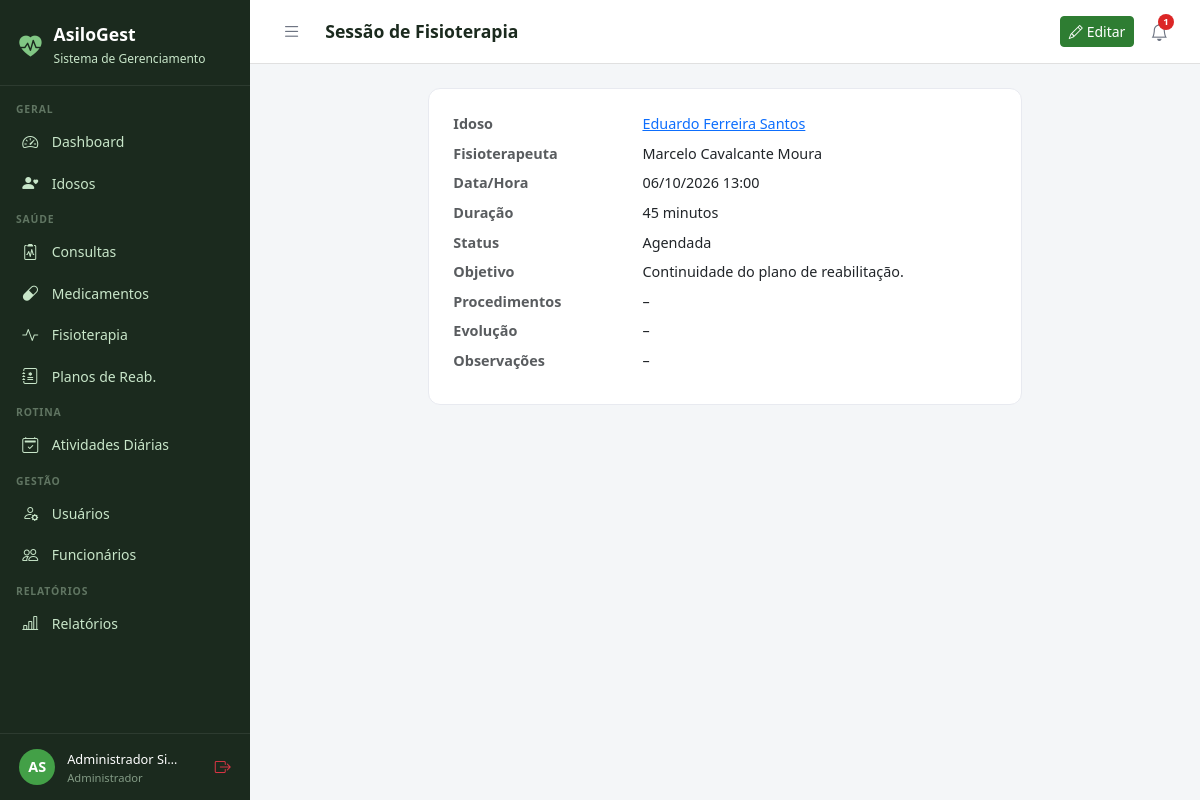
/fisioterapia/42/ (signed in), run on the app's committed database.
### core/models.py (models this page shows, shortened)
class Usuario(AbstractUser):
    PERFIL_CHOICES = [
        ('administrador', 'Administrador'),
        ('medico', 'Médico'),
        ('fisioterapeuta', 'Fisioterapeuta'),
        ('enfermeiro', 'Enfermeiro(a)'),
        ('recepcionista', 'Recepcionista'),
        ('familiar', 'Familiar do Idoso'),
    ]
    perfil = models.CharField(
        max_length=20, choices=PERFIL_CHOICES,
        default='recepcionista', verbose_name='Perfil de Acesso'
    )
    telefone = models.CharField(max_length=15, blank=True, verbose_name='Telefone')
    cpf = models.CharField(max_length=14, unique=True, null=True, blank=True, verbose_name='CPF')
    foto = models.ImageField(upload_to='usuarios/', blank=True, null=True, verbose_name='Foto')
    data_nascimento = models.DateField(null=True, blank=True, verbose_name='Data de Nascimento')
    especialidade = models.CharField(
        max_length=100, blank=True, verbose_name='Especialidade',
        help_text='Preencha para Médico ou Fisioterapeuta'
    )
    data_admissao = models.DateField(null=True, blank=True, verbose_name='Data de Admissão')
    primeiro_acesso = models.BooleanField(
        default=True, verbose_name='Primeiro Acesso',
        help_text='Usuário deve definir senha no primeiro login'
    )
    ativo = models.BooleanField(default=True, verbose_name='Ativo')
    criado_em = models.DateTimeField(auto_now_add=True)
    class Meta:
        verbose_name = 'Usuário'
        verbose_name_plural = 'Usuários'
        ordering = ['first_name', 'last_name']
    @property
    def is_administrador(self):
        return self.perfil == 'administrador' or self.is_superuser
    @property
    def is_fisioterapeuta(self):
        return self.perfil == 'fisioterapeuta'
    @property
    def is_familiar(self):
        return self.perfil == 'familiar'
    @property
    def pode_ver_saude(self):
        return (self.is_administrador or self.is_medico
                or self.is_fisioterapeuta or self.is_enfermeiro)
    @property
    def pode_cadastrar_usuarios(self):
        return self.is_administrador or self.is_recepcionista
    @property
    def pode_administrar(self):
        return self.is_administrador

### fisioterapia/models.py (models this page shows, shortened)
class SessaoFisioterapia(models.Model):
    STATUS_CHOICES = [
        ('agendada', 'Agendada'),
        ('realizada', 'Realizada'),
        ('cancelada', 'Cancelada'),
        ('falta', 'Falta do Idoso'),
    ]
    idoso = models.ForeignKey(
        Idoso, on_delete=models.CASCADE, related_name='sessoes_fisio')
    fisioterapeuta = models.ForeignKey(
        Usuario, on_delete=models.SET_NULL, null=True,
        related_name='sessoes_realizadas',
        limit_choices_to={'perfil': 'fisioterapeuta'})
    data_hora = models.DateTimeField(verbose_name='Data e Hora')
    duracao_minutos = models.IntegerField(default=45, verbose_name='Duração (min)')
    status = models.CharField(max_length=10, choices=STATUS_CHOICES, default='agendada')
    objetivo = models.CharField(max_length=200, blank=True, verbose_name='Objetivo da Sessão')
    procedimentos = models.TextField(blank=True, verbose_name='Procedimentos Realizados')
    evolucao = models.TextField(blank=True, verbose_name='Evolução do Paciente')
    observacoes = models.TextField(blank=True)
    autorizada = models.BooleanField(
        default=False, verbose_name='Autorizada pelo Médico',
        help_text='Sessão só pode ser executada após autorização médica.')
    autorizado_por = models.ForeignKey(
        Usuario, on_delete=models.SET_NULL, null=True, blank=True,
        related_name='sessoes_autorizadas',
        limit_choices_to={'perfil': 'medico'},
        verbose_name='Autorizado por')
    data_autorizacao = models.DateTimeField(
        null=True, blank=True, verbose_name='Data da Autorização')
    criado_em = models.DateTimeField(auto_now_add=True)
    class Meta:
        verbose_name = 'Sessão de Fisioterapia'
        verbose_name_plural = 'Sessões de Fisioterapia'
        ordering = ['-data_hora']

### idosos/models.py (models this page shows, shortened)
class Idoso(models.Model):
    SEXO_CHOICES = [('M', 'Masculino'), ('F', 'Feminino')]
    TIPO_SANGUINEO = [('A+','A+'),('A-','A-'),('B+','B+'),('B-','B-'),('AB+','AB+'),('AB-','AB-'),('O+','O+'),('O-','O-')]
    STATUS_CHOICES = [('ativo','Ativo'),('inativo','Inativo'),('internado','Internado'),('falecido','Falecido')]
    nome = models.CharField(max_length=150, verbose_name='Nome Completo')
    data_nascimento = models.DateField(verbose_name='Data de Nascimento')
    sexo = models.CharField(max_length=1, choices=SEXO_CHOICES)
    cpf = models.CharField(max_length=14, unique=True, null=True, blank=True)
    rg = models.CharField(max_length=20, blank=True)
    tipo_sanguineo = models.CharField(max_length=3, choices=TIPO_SANGUINEO, blank=True)
    foto = models.ImageField(upload_to='idosos/', blank=True, null=True)
    status = models.CharField(max_length=10, choices=STATUS_CHOICES, default='ativo')
    endereco = models.CharField(max_length=200, blank=True)
    cidade = models.CharField(max_length=100, blank=True)
    estado = models.CharField(max_length=2, blank=True)
    cep = models.CharField(max_length=9, blank=True)
    alergias = models.TextField(blank=True, verbose_name='Alergias')
    condicoes_medicas = models.TextField(blank=True, verbose_name='Condições Médicas')
    observacoes = models.TextField(blank=True, verbose_name='Observações Gerais')
    data_entrada = models.DateField(verbose_name='Data de Entrada')
    numero_quarto = models.CharField(max_length=10, blank=True, verbose_name='Quarto')
    criado_em = models.DateTimeField(auto_now_add=True)
    atualizado_em = models.DateTimeField(auto_now=True)
    class Meta:
        verbose_name = 'Idoso'
        verbose_name_plural = 'Idosos'
        ordering = ['nome']

### fisioterapia/views.py (the view)
# urls.py: path('<int:pk>/', views.detalhe, name='detalhe'),
@login_required
def detalhe(request, pk):
    sessao = get_object_or_404(SessaoFisioterapia, pk=pk)
    if request.user.is_familiar:
        from idosos.models import FamiliarVinculo
        if not FamiliarVinculo.objects.filter(
                familiar=request.user, idoso=sessao.idoso).exists():
            messages.error(request, 'Acesso negado.')
            return redirect('fisioterapia:lista')
    return render(request, 'fisioterapia/detalhe.html', {'sessao': sessao})

### templates/fisioterapia/detalhe.html
{% extends 'base.html' %}
{% block title %}Sessão – {{ sessao.idoso.nome }}{% endblock %}{% block page_title %}Sessão de Fisioterapia{% endblock %}
{% block topbar_actions %}<a href="{% url 'fisioterapia:editar' sessao.pk %}" class="btn btn-primary btn-sm"><i class="bi bi-pencil me-1"></i>Editar</a>{% endblock %}
{% block content %}
<div class="row justify-content-center"><div class="col-lg-8"><div class="form-card">
  <dl class="row mb-0" style="font-size:.9rem;">
    <dt class="col-4 text-muted">Idoso</dt><dd class="col-8"><a href="{% url 'idosos:detalhe' sessao.idoso.pk %}">{{ sessao.idoso.nome }}</a></dd>
    <dt class="col-4 text-muted">Fisioterapeuta</dt><dd class="col-8">{{ sessao.fisioterapeuta.get_full_name|default:"–" }}</dd>
    <dt class="col-4 text-muted">Data/Hora</dt><dd class="col-8">{{ sessao.data_hora|date:"d/m/Y H:i" }}</dd>
    <dt class="col-4 text-muted">Duração</dt><dd class="col-8">{{ sessao.duracao_minutos }} minutos</dd>
    <dt class="col-4 text-muted">Status</dt><dd class="col-8">{{ sessao.get_status_display }}</dd>
    <dt class="col-4 text-muted">Objetivo</dt><dd class="col-8">{{ sessao.objetivo|default:"–" }}</dd>
    <dt class="col-4 text-muted">Procedimentos</dt><dd class="col-8" style="white-space:pre-line;">{{ sessao.procedimentos|default:"–" }}</dd>
    <dt class="col-4 text-muted">Evolução</dt><dd class="col-8" style="white-space:pre-line;">{{ sessao.evolucao|default:"–" }}</dd>
    <dt class="col-4 text-muted">Observações</dt><dd class="col-8" style="white-space:pre-line;">{{ sessao.observacoes|default:"–" }}</dd>
  </dl>
</div></div></div>{% endblock %}

### templates/base.html (shortened to what this page needs)
<!DOCTYPE html>
<html lang="pt-br">
<head>
  <link href="https://cdn.jsdelivr.net/npm/bootstrap@5.3.0/dist/css/bootstrap.min.css" rel="stylesheet">
  <link href="https://cdn.jsdelivr.net/npm/bootstrap-icons@1.11.0/font/bootstrap-icons.css" rel="stylesheet">
</head>
<body>
{% if user.is_authenticated %}
<div id="sidebar">
  <div class="sidebar-brand">
    <i class="bi bi-heart-pulse-fill" style="color:#81C784;font-size:1.4rem;"></i>
    <div>
      <h5 style="margin:0;">AsiloGest</h5>
      <small>Sistema de Gerenciamento</small>
    </div>
  </div>
  <nav class="sidebar-nav">
    <div class="nav-section">Geral</div>
    <a href="{% url 'dashboard' %}" class="sidebar-link {% if request.resolver_match.url_name == 'dashboard' %}active{% endif %}">
      <i class="bi bi-speedometer2"></i> Dashboard
    </a>
    <a href="{% url 'idosos:lista' %}" class="sidebar-link">
      <i class="bi bi-person-heart"></i>
      {% if user.is_familiar %}Meus Familiares{% else %}Idosos{% endif %}
    </a>
    {% if user.pode_ver_saude or user.is_familiar %}
    <div class="nav-section">Saúde</div>
    <a href="{% url 'consultas:lista' %}" class="sidebar-link">
      <i class="bi bi-clipboard2-pulse"></i> Consultas
    </a>
    <a href="{% url 'medicamentos:lista' %}" class="sidebar-link">
      <i class="bi bi-capsule"></i> Medicamentos
    </a>
    <a href="{% url 'fisioterapia:lista' %}" class="sidebar-link">
      <i class="bi bi-activity"></i> Fisioterapia
    </a>
    {% if user.pode_ver_saude and not user.is_familiar %}
    <a href="{% url 'fisioterapia:planos_lista' %}" class="sidebar-link">
      <i class="bi bi-journal-medical"></i> Planos de Reab.
    </a>
    {% endif %}
    {% endif %}
    <div class="nav-section">Rotina</div>
    <a href="{% url 'atividades:lista' %}" class="sidebar-link">
      <i class="bi bi-calendar2-check"></i> Atividades Diárias
    </a>
    {% if user.pode_cadastrar_usuarios %}
    <div class="nav-section">Gestão</div>
    <a href="{% url 'usuarios_lista' %}" class="sidebar-link">
      <i class="bi bi-person-gear"></i> Usuários
    </a>
    {% endif %}
    {% if user.pode_administrar %}
    <a href="{% url 'funcionarios:lista' %}" class="sidebar-link">
      <i class="bi bi-people"></i> Funcionários
    </a>
    {% endif %}
    {% if user.pode_ver_saude or user.pode_administrar %}
    <div class="nav-section">Relatórios</div>
    <a href="{% url 'relatorios:lista' %}" class="sidebar-link">
      <i class="bi bi-bar-chart-line"></i> Relatórios
    </a>
    {% endif %}
  </nav>
  <div class="sidebar-user">
    <div class="avatar">{{ user.first_name|first|upper }}{{ user.last_name|first|upper }}</div>
    <div class="info" style="min-width:0;flex:1;">
      <span>{{ user.get_full_name|truncatechars:18 }}</span>
      <small>{{ user.get_perfil_display }}</small>
    </div>
    <a href="{% url 'logout' %}" class="text-danger" title="Sair" style="flex-shrink:0;">
      <i class="bi bi-box-arrow-right"></i>
    </a>
  </div>
</div>
<div id="main">
  <div class="topbar">
    <div class="topbar-left">
      <button class="btn-toggle-sidebar" onclick="toggleSidebar()" title="Menu">
        <i class="bi bi-list"></i>
      </button>
      <h4>{% block page_title %}{% endblock %}</h4>
    </div>
    <div class="d-flex align-items-center gap-2">
      {% block topbar_actions %}{% endblock %}
      <div style="position:relative;">
        <button class="notif-btn" id="notifBtn" onclick="toggleNotif()" title="Notificações">
          <i class="bi bi-bell"></i>
          {% if notif_count %}
          <span class="notif-badge">{{ notif_count }}</span>
          {% endif %}
        </button>
      </div>
    </div>
  </div>
  <div class="content">
    {% block content %}{% endblock %}
  </div>
</div>
{% else %}
{% block full_content %}{% endblock %}
{% endif %}
</body>
</html>

### templates/base.html (style rules this page uses)
:root { --sidebar-width: 250px; --primary: #2E7D32; --primary-light: #43A047; --accent: #1565C0; --bg-sidebar: #1B2A1E; --bg-sidebar-hover: #2E4A33; --text-sidebar: #C8E6C9; --transition: 0.3s ease; }
body { background: #F4F6F8; font-family: 'Segoe UI', sans-serif; }
#sidebar { position: fixed; top: 0; left: 0; width: var(--sidebar-width); height: 100vh; background: var(--bg-sidebar); z-index: 1000; display: flex; flex-direction: column; overflow-y: auto; transition: transform var(--transition); }
.sidebar-brand { padding: 1.5rem 1.2rem 1rem; border-bottom: 1px solid rgba(255,255,255,0.08); display: flex; align-items: center; gap: .75rem; }
.sidebar-brand h5 { color: #fff; font-weight: 700; margin: 0; font-size: 1.1rem; }
.sidebar-brand small { color: var(--text-sidebar); font-size: .75rem; }
.sidebar-nav { padding: .5rem 0; flex: 1; }
.nav-section { padding: .5rem 1rem .2rem; color: rgba(200,230,201,.4); font-size: .65rem; font-weight: 700; letter-spacing: .08em; text-transform: uppercase; }
.sidebar-link { display: flex; align-items: center; gap: .65rem; padding: .55rem 1.2rem; color: var(--text-sidebar); text-decoration: none; font-size: .875rem; transition: all .2s; border-left: 3px solid transparent; }
.sidebar-link i { font-size: 1rem; width: 1.2rem; }
.sidebar-user { padding: .8rem 1.2rem; border-top: 1px solid rgba(255,255,255,0.08); display: flex; align-items: center; gap: .75rem; }
.sidebar-user .avatar { width: 36px; height: 36px; background: var(--primary-light); border-radius: 50%; display: flex; align-items: center; justify-content: center; color: #fff; font-weight: 700; font-size: .9rem; flex-shrink: 0; }
.sidebar-user .info small { color: rgba(200,230,201,.6); font-size: .7rem; display: block; }
.sidebar-user .info span { color: #fff; font-size: .8rem; }
#main { margin-left: var(--sidebar-width); min-height: 100vh; display: flex; flex-direction: column; transition: margin-left var(--transition); }
.topbar { background: #fff; border-bottom: 1px solid #E0E0E0; padding: .75rem 1.5rem; display: flex; align-items: center; justify-content: space-between; position: sticky; top: 0; z-index: 999; }
.topbar-left { display: flex; align-items: center; gap: 1rem; }
.topbar h4 { margin: 0; font-size: 1.1rem; font-weight: 600; color: #1B2A1E; }
.btn-toggle-sidebar { background: none; border: none; padding: .4rem .5rem; color: #6B7280; cursor: pointer; border-radius: 6px; font-size: 1.2rem; line-height: 1; transition: background .2s, color .2s; }
.notif-btn { position: relative; background: none; border: none; padding: .4rem .5rem; color: #6B7280; cursor: pointer; border-radius: 6px; font-size: 1.1rem; transition: background .2s, color .2s; }
.notif-badge { position: absolute; top: 2px; right: 2px; background: #DC2626; color: #fff; font-size: .6rem; font-weight: 700; min-width: 16px; height: 16px; border-radius: 8px; padding: 0 4px; display: flex; align-items: center; justify-content: center; }
.content { padding: 1.5rem; flex: 1; }
.form-card { background: #fff; border-radius: 12px; border: 1px solid #E8EAF0; padding: 1.5rem; }
.btn-primary { background: var(--primary); border-color: var(--primary); }

### data on the page
Usuario: first_name|first "A", last_name|first "S", get_full_name "Administrador Si…", perfil "Administrador"
SessaoFisioterapia: idoso.nome "Eduardo Ferreira Santos", fisioterapeuta.get_full_name "Marcelo Cavalcante Moura", data_hora "06/10/2026 13:00", duracao_minutos "45", status "Agendada", objetivo "Continuidade do plano de reabilitação.", procedimentos "–", evolucao "–", observacoes "–"

### other printed values
{{ notif_count }} "1"
